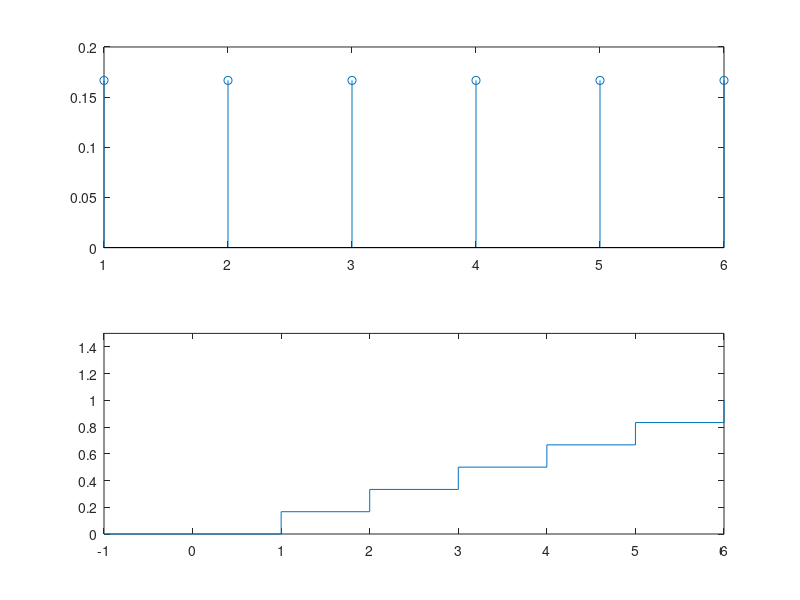

Write MATLAB code to recreate this figure.
%%Exercicio 1

nFaces=6;
n=1:nFaces
pN=ones(1,nFaces)/nFaces;
subplot(2,1,1)
stem(n,pN)

y=cumsum([0 0 pN 0 0] );
subplot(2,1,2)
stairs([-1 0 n 7 8],y)

ylim([0 1.5])
xlim([-1 6])


